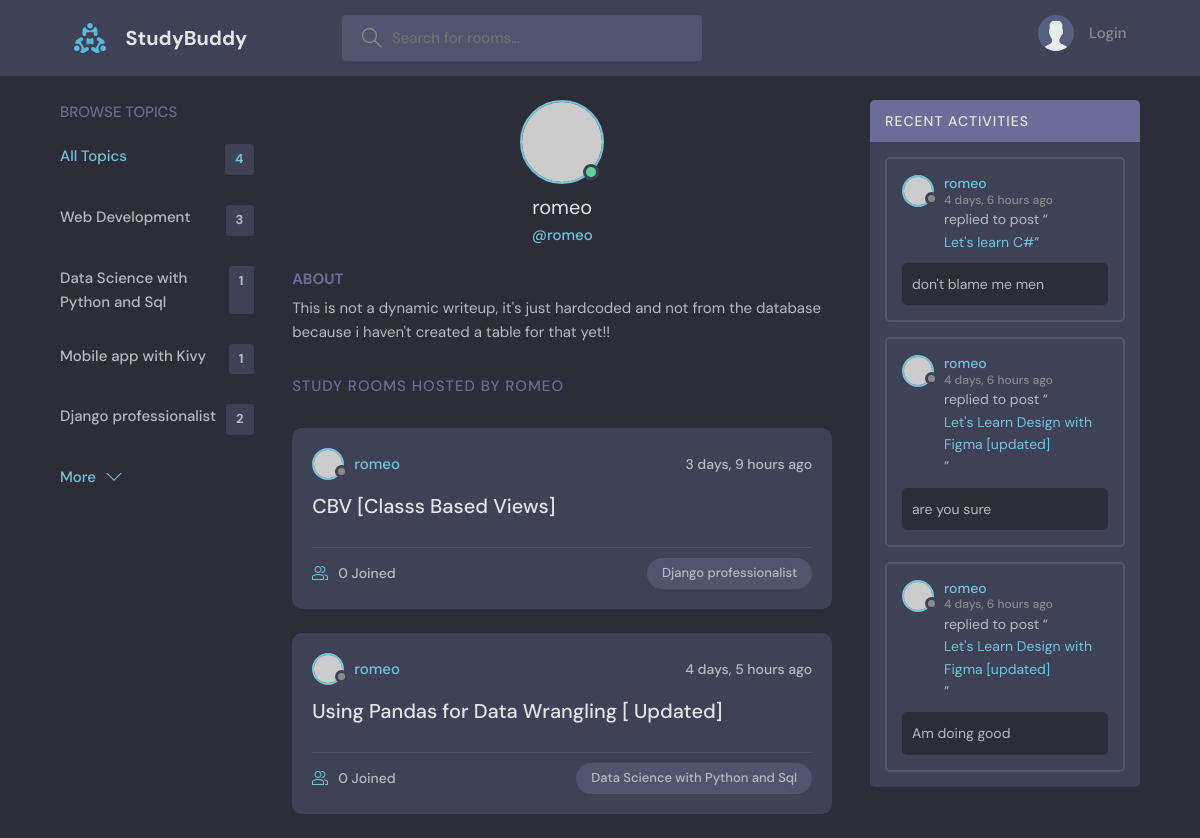
Page /profile/2/ on the earlier database version.
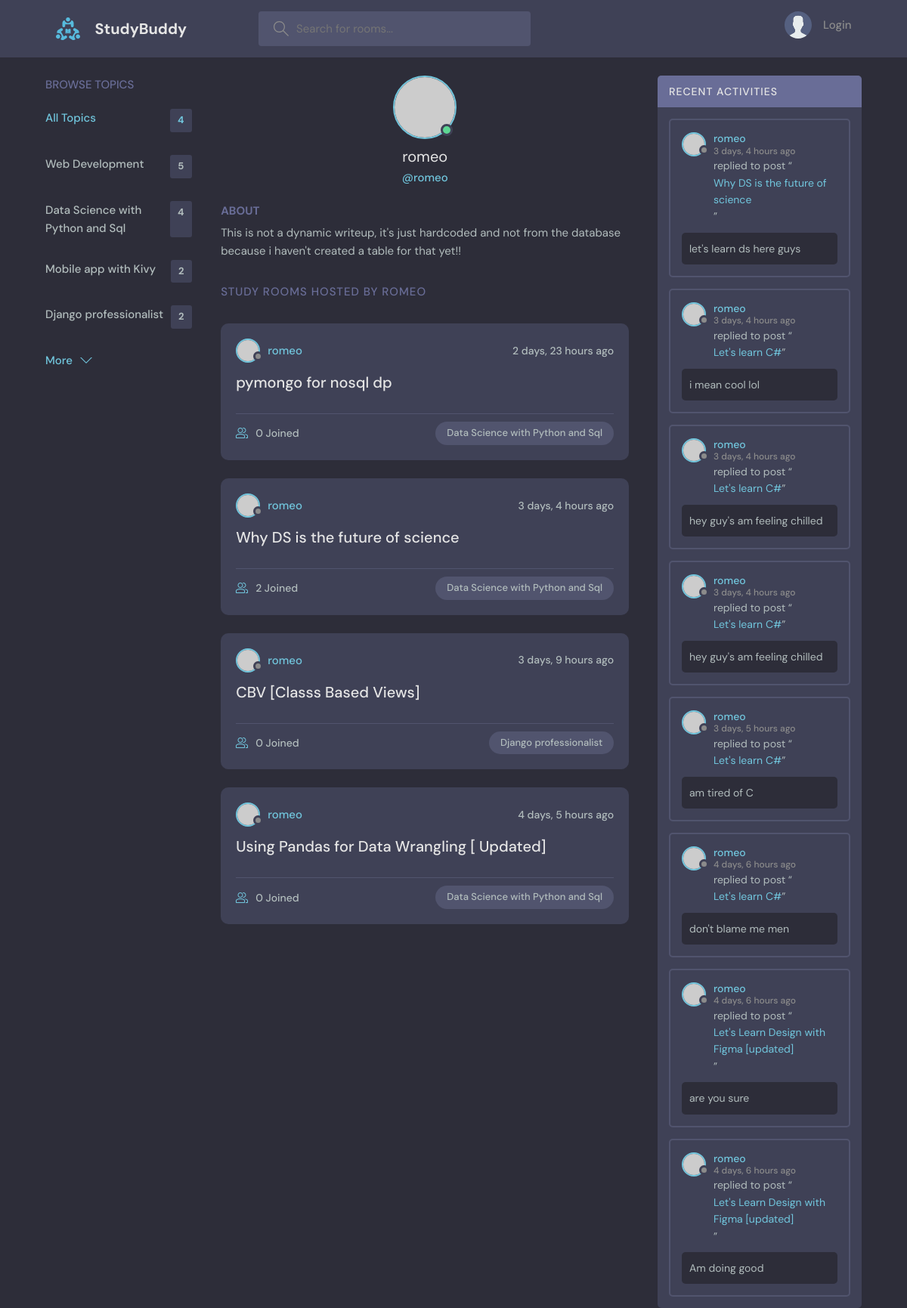
Same page on the later database version.
### baseapp/models.py (models this page shows, shortened)
class Topic(models.Model):
    name = models.CharField(max_length=300)
    def __str__(self):
        return self.name

class Room(models.Model):
    host = models.ForeignKey(User, on_delete=models.SET_NULL, null=True)
    topic = models.ForeignKey(Topic, on_delete=models.SET_NULL, null=True)
    name = models.CharField(max_length=200)
    description = models.TextField(null=True, blank=True)
    created = models.DateTimeField(auto_now_add=True)
    updated = models.DateTimeField(auto_now=True)
    participants = models.ManyToManyField(User, related_name='participants', blank=True)
    class Meta:
        ordering = ['-updated', '-created']

class Message(models.Model):
    user = models.ForeignKey(User, on_delete=models.CASCADE)
    room = models.ForeignKey(Room, on_delete=models.CASCADE)
    body = models.TextField()
    created = models.DateTimeField(auto_now_add=True)
    updated = models.DateTimeField(auto_now=True)
    def __str__(self):
        return self.body[0:60]
    class Meta:
        ordering = ['-updated', '-created']

### baseapp/views.py (the view)
# urls.py: path("profile/<str:pk>/", views.userProfile, name='user-profile'),
def userProfile(request, pk):
    user = User.objects.get(id=pk)
    rooms = user.room_set.all()
    room_messages = user.message_set.all()
    topics = Topic.objects.all()
    context = {'user':user, 'rooms': rooms, 'room_messages' : room_messages, 'topics': topics}
    return render(request, 'baseapp/profile.html', context)

### baseapp/templates/baseapp/profile.html (shortened to what this page needs)
{% extends 'main.html'%}
{%block content %}
  <main class="profile-page layout layout--3">
    <div class="container">
      <div class="topics">
        <div class="topics__header">
          <h2>Browse Topics</h2>
        </div>
        <ul class="topics__list">
          {%include 'baseapp/topics_component.html' %}
        </ul>
        <a class="btn btn--link" href="topics.html">
          More
          <svg version="1.1" xmlns="http://www.w3.org/2000/svg" width="32" height="32" viewBox="0 0 32 32">
            <title>chevron-down</title>
            <path d="M16 21l-13-13h-3l16 16 16-16h-3l-13 13z"></path>
          </svg>
        </a>
      </div>
      <div class="roomList">
        <div class="profile">
          <div class="profile__avatar">
            <div class="avatar avatar--large active">
              <img src="https://randomuser.me/api/portraits/men/11.jpg" />
            </div>
          </div>
          <div class="profile__info">
            <h3>{{user.username}}</h3>
            <p>@{{user.username}}</p>
          </div>
          <div class="profile__about">
            <h3>About</h3>
            <p>
              This is not a dynamic writeup, it's just hardcoded and not from the database
              because i haven't created a table for that yet!!
            </p>
          </div>
        </div>
        <div class="roomList__header">
          <div>
            <h2>Study Rooms Hosted by {{user.username}}</a>
            </h2>
          </div>
        </div>
          {%include 'baseapp/feed_component.html' %}
              <div class="activities">
                <div class="activities__header">
                  <h2>Recent Activities</h2>
                  </div>
                  {%include 'baseapp/activity_component.html' %}
              </div>
    </div>
  </main>
{%endblock content%}

### baseapp/templates/baseapp/topics_component.html
{%block content%}
{%if topics%}
    <li>
        <a href="{%url 'home' %}" class="active"> All Topics <span>{{topics.count}}</span></a>
    </li>
    {% for topic in topics%}
         <li>
            <a href="{% url 'home' %}?q={{topic.name}}"> {{topic.name}} <span>{{topic.room_set.all.count}}</span></a>
        </li>
    {%endfor%}
{%endif%}
{% endblock content%}

### baseapp/templates/baseapp/feed_component.html (shortened to what this page needs)
{% for room in rooms%}
<div class="roomListRoom">
            <div class="roomListRoom__header">
              <a href="{%url 'user-profile' room.host.id%}" class="roomListRoom__author">
                <div class="avatar avatar--small">
                  <img src="https://randomuser.me/api/portraits/women/11.jpg" />
                </div>
                <span>{{room.host.username}}</span>
              </a>
              <div class="roomListRoom__actions">
                <span>{{room.created | timesince }} ago</span>
              </div>
            </div>
            <div class="roomListRoom__content">
              <a href="{%url 'room' room.id%}">{{room.name}}</a>
            </div>
            <div class="roomListRoom__meta">
              <a href="{%url 'room' room.id %}" class="roomListRoom__joined">
                {{room.participants.all.count}} Joined
              </a>
              <p class="roomListRoom__topic">{{room.topic}}</p>
            </div>
          </div>
{%endfor%}
</div>

### baseapp/templates/baseapp/activity_component.html (shortened to what this page needs)
{% for message in room_messages%}
        <div class="activities__box">
            <div class="activities__boxHeader roomListRoom__header">
                <a href="{% url 'user-profile' message.user.id %}" class="roomListRoom__author">
                  <div class="avatar avatar--small">
                    <img src="https://randomuser.me/api/portraits/women/11.jpg" />
                  </div>
                  <p>
                    {{message.user.username}}
                    <span>{{message.created | timesince }} ago</span>
                  </p>
                </a>
              </div>
              <div class="activities__boxContent">
                <p>replied to post “<a href="{%url 'room' message.room.id%}">{{message.room.name}}</a>”</p>
                <div class="activities__boxRoomContent">
                  {{message}}
                </div>
            </div>
        </div>
{%endfor%}

Differences in the rows shown:
computed for Topic "Web Development": room_set.all.count "3" → "5"
computed for Topic "Data Science with Python and Sql": room_set.all.count "1" → "4"
computed for Topic "Mobile app with Kivy": room_set.all.count "1" → "2"
added Room: host.username "romeo", created "2 days, 23 hours", name "pymongo for nosql dp", participants.all.count "0", topic "Data Science with Python and Sql"
added Room: host.username "romeo", created "3 days, 4 hours", name "Why DS is the future of science", participants.all.count "2", topic "Data Science with Python and Sql"
added Message: user.username "romeo", created "3 days, 4 hours", room.name "Why DS is the future of science", body "let's learn ds here guys"
added Message: user.username "romeo", created "3 days, 4 hours", room.name "Let's learn C#", body "i mean cool lol"
added Message: user.username "romeo", created "3 days, 4 hours", room.name "Let's learn C#", body "hey guy's am feeling chilled"
added Message: user.username "romeo", created "3 days, 4 hours", room.name "Let's learn C#", body "hey guy's am feeling chilled"
added Message: user.username "romeo", created "3 days, 5 hours", room.name "Let's learn C#", body "am tired of C"
